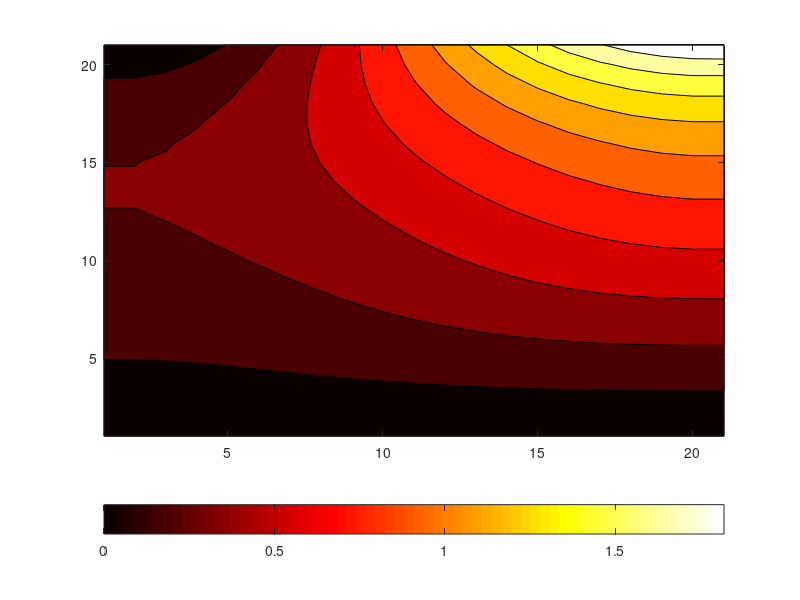

Recreate this plot in MATLAB.
%% Heat Equation with variable coeficients
% Solution of the heat equation using point gauss method
%
% $$\frac{\partial}{\partial x}\left (k(x,y)\frac{\partial{T}}{\partial{x}} \right )+\frac{\partial}{\partial x}\left (k(x,y)\frac{\partial{T}}{\partial{y}} \right)=0$$
%
% where:
%
% $$k(x,y)=1+exp\left[\left( \frac{x-0.25-0.5y}{0.25} \right)^2 \right]$$
clear
clc
close all

%% Discretization of space
% Length and heigth of our 2D domain:
L = 1; % length in x direction
H = 1; % height in y direction

% our target is to evaluate the step h size, thus
h = 0.05; % we asume and equally spaced XY grid
hx = h;
hy = h; 

% number of points
n = round(L/hx);
m = round(H/hy);

% initalize Matriz T and k
T=zeros(n+1,m+1);
k=zeros(n+1,m+1);

% initalize Matriz k(x,y)
for i=1:n+1
    for j=1:m+1
        k(i,j)=1+exp(-((i/(n+1)-0.25-0.5*j/(m+1))/0.25)^2);
    end
end

%% Boundary Conditions
% Bottom (last row of the matrix)

T(1,:)=0;

% Top (first row of the matrix)
%T(1,:)=1;
for i=0:n
    % using function of x to prescribe the values.
    T(m+1,i+1)=1-cos(pi/(n)*i); 
end

% Left and Right
%Both conditions would be updated as the computation 

%% Method of Solution
%
T1=T;
for s=1:1000
    for i=2:n
        for j=2:m
            A(i,j)=k(i+1,j)+4*k(i,j)-k(i-1,j);
            B(i,j)=k(i,j+1)+4*k(i,j)-k(i,j-1);
            C(i,j)=k(i-1,j)+4*k(i,j)-k(i+1,j);
            D(i,j)=k(i,j-1)+4*k(i,j)-k(i,j+1);
            T1(i,j)=1/(4*k(i,j))*(0.25*A(i,j)*T1(i+1,j)+0.25*B(i,j)*T1(i,j+1)+0.25*C(i,j)*T1(i-1,j)+0.25*D(i,j)*T1(i,j-1));
            T1(2:m,1)=T1(2:m,2);
            T1(2:m,n+1)=T1(2:m,n);
        end
    end
end

%% Plot

%surf(T1)
contourf(T1)
colormap hot
colorbar('location','southoutside')

%% Method of Solution 2
%
T2=T;
for s=1:1000
    for i=2:n
        for j=2:m
            A(i,j)=k(i,j)+k(i+1,j);
            B(i,j)=k(i,j)+k(i,j+1);
            C(i,j)=k(i,j)+k(i-1,j);
            D(i,j)=k(i,j)+k(i,j-1);
            T2(i,j)=1/(k(i+1,j)+k(i-1,j)+4*k(i,j)+k(i,j+1)+k(i,j-1))*(A(i,j)*T2(i+1,j)+B(i,j)*T2(i,j+1)+C(i,j)*T2(i-1,j)+D(i,j)*T2(i,j-1));
            T2(2:m,1)=T2(2:m,2);
            T2(2:m,n+1)=T2(2:m,n);
        end
    end
end

%% Plot

%surf(T2)
contourf(T2)
colormap hot
colorbar('location','southoutside')
